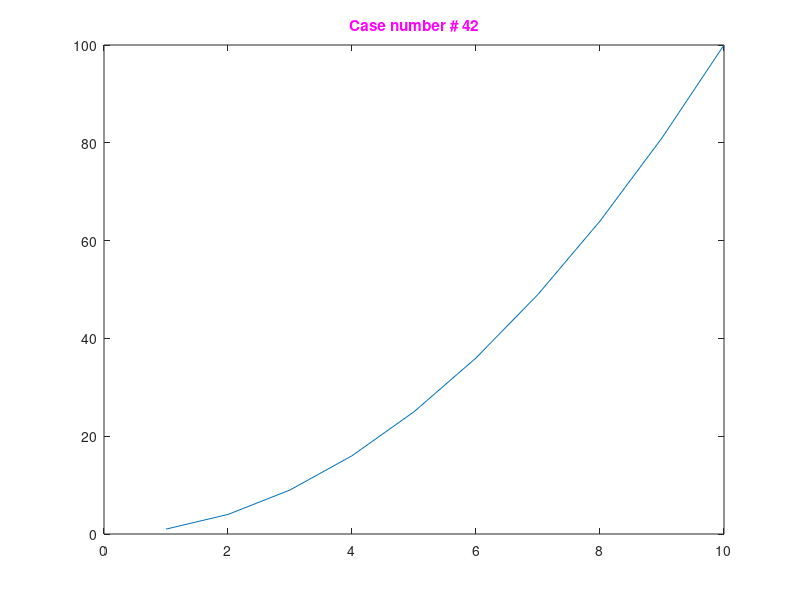

Recreate this plot in MATLAB. (Note: this script raises an error after producing the figure.)
%=============================================================================
% Copyright (c) 2016-present Allan CORNET (Nelson)
%=============================================================================
% This file is part of the Nelson.
%=============================================================================
% LICENCE_BLOCK_BEGIN
% SPDX-License-Identifier: LGPL-3.0-or-later
% LICENCE_BLOCK_END
%=============================================================================
% <--ADV-CLI MODE-->
%=============================================================================
f = figure();
plot((1:10).^2);
t = title('Case number # 42', 'Color', 'm');
assert_isequal(t.Type, 'text');
assert_isequal(t.String, 'Case number # 42');
assert_isequal(t.Color, [1 0 1]);
%=============================================================================
f = figure();
ax = gca();
ax.Visible = 'off';
t = title('Text not visible', 'Color', 'm');
assert_isequal(t.Visible, 'off');
ax.Visible = 'on';
assert_isequal(t.Visible, 'on');
t.Visible = 'off';
assert_isequal(t.Visible, 'off');
%=============================================================================
f = figure();
ax = gca();
ax.Visible = 'off';
t = title('Text not visible', 'Color', 'm', 'Visible', 'on');  
assert_isequal(t.Visible, 'on');
ax.Visible = 'off';
assert_isequal(t.Visible, 'off');
%=============================================================================
